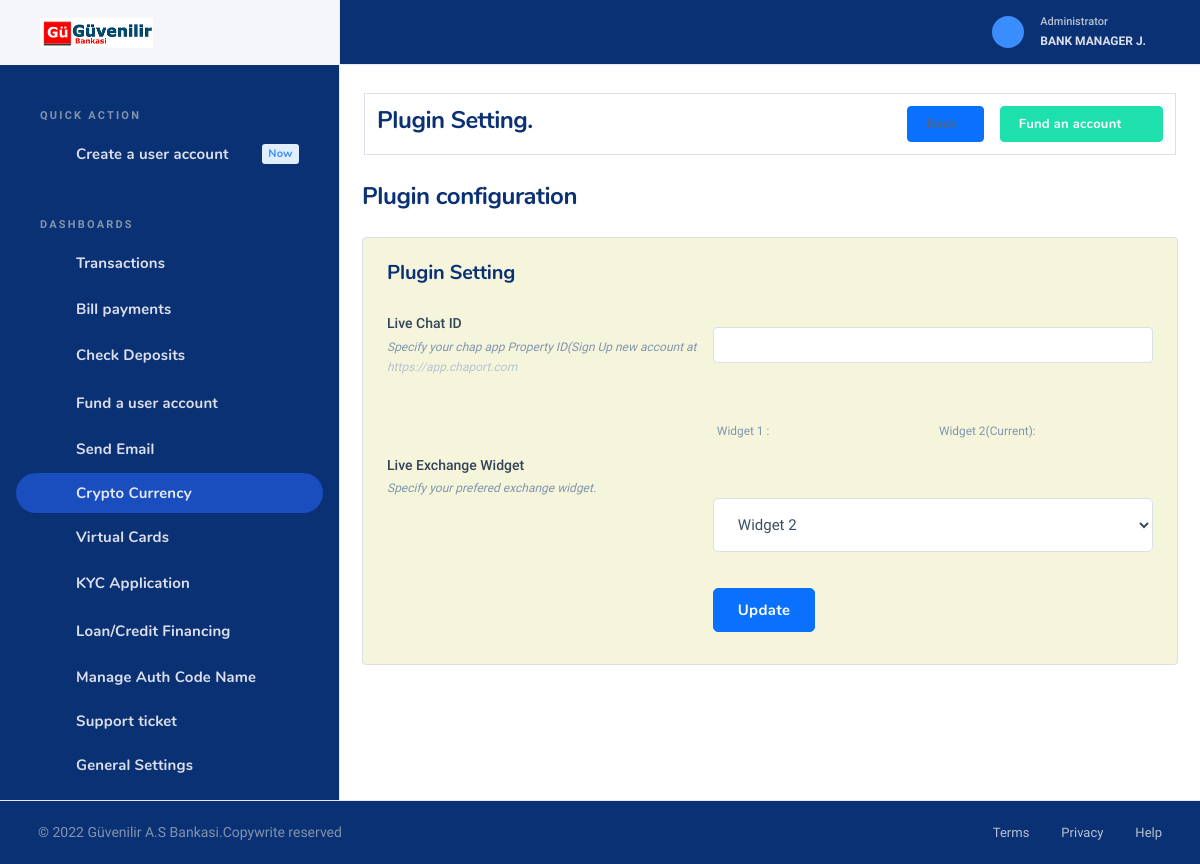
Page /admin/plugins.php (signed in) on the committed database.
### tables this page shows
CREATE TABLE `setting` (
  `id` int(11) NOT NULL,
  `name` varchar(150) NOT NULL,
  `logo` varchar(150) NOT NULL,
  `address` varchar(150) NOT NULL,
  `email` varchar(150) NOT NULL,
  `phone` varchar(150) NOT NULL,
  `favicon` varchar(150) NOT NULL,
  `tagline` varchar(150) NOT NULL,
  `register` varchar(150) NOT NULL,
  `darklogo` varchar(150) NOT NULL,
  `description` varchar(700) NOT NULL DEFAULT 'This Credit Union is federally-insured by the National Credit Union Administration. We do business in accordance with the Fair Housing Law and Equal opportunity Credit Act.',
  `seo` varchar(150) NOT NULL,
  `footerlogo` varchar(150) NOT NULL DEFAULT 'footlogo.png',
  `securityalert` varchar(150) NOT NULL,
  `stockrate` varchar(5505) NOT NULL DEFAULT '<script type="text/javascript" src="https://s3.tradingview.com/external-embedding/embed-widget-ticker-tape.js" async="">                                                                         {                                                                             "symbols"                                                                         :                                                                             [                                                                                 {                                                                                     "title": "S&P 500",                                                                                     "proName": "OANDA:SPX500USD"                                                                                 },                                                                                 {                                                                                     "title": "Nasdaq 100",                                                                                     "proName": "OANDA:NAS100USD"                                                                                 },                                                                                 {                                                                                     "title": "EUR/USD",                                                                                     "proName": "FX_IDC:EURUSD"                                                                                 },                                                                                 {                                                                                     "title": "BTC/USD",                                                                                     "proName": "BITSTAMP:BTCUSD"                                                                                 },                                                                                 {                                                                                     "title": "ETH/USD",                                                                                     "proName": "BITSTAMP:ETHUSD"                                                                                 },                                                                                 {                                                                                     "description": "AAPL",                                                                                     "proName": "NASDAQ:AAPL"                                                                                 },                                                                                 {                                                                                     "description": "MICROSOFT",                                                                                     "proName": "NASDAQ:MSFT"                                                                                 }                                                                             ],                                                                                 "colorTheme"                                                                         :                                                                             "dark",                                                                                 "isTransparent"                                                                         :                                                                             false,                                                                                 "displayMode"                                                                         :                                                                             "compact",                                                                                 "locale"                                                                         :                                                                             "en"                                                                         }                                                                     </script>',
  `stockrate2` varchar(1000) NOT NULL DEFAULT '    <iframe             src="//www.exchangerates.org.uk/widget/ER-LRTICKER.php?w=1400&amp;s=1&amp;mc=GBP&amp;mbg=F0F0F0&amp;bs=yes&amp;bc=000044&amp;f=verdana&amp;fs=10px&amp;fc=000044&amp;lc=000044&amp;lhc=FE9A00&amp;vc=FE9A00&amp;vcu=008000&amp;vcd=FF0000&amp;"             width="1400" height="30" frameborder="0" scrolling="no" marginwidth="0" marginheight="0"></iframe>',
  `stock` int(11) NOT NULL DEFAULT 1,
  `money` varchar(50) NOT NULL DEFAULT 'USD',
  `country` varchar(50) NOT NULL DEFAULT 'United States',
  `visa_picture` varchar(150) NOT NULL,
  `tawk` varchar(500) NOT NULL,
  `shortname` varchar(150) NOT NULL DEFAULT 'Rednerbank',
  `blocked_msg` varchar(500) NOT NULL DEFAULT 'Dear Customer, we have discovered suspicious activities on your account. An unauthorized IP address attempted to carry out a transaction on your account. Consequently, your account has been flagged by our risk assessment department. kindly visit our nearest branch with your identification card and utility bill to confirm your identity before it can be reactivated. For more information, kindly contact our online customer care representatives.',
  `crypto` int(11) NOT NULL DEFAULT 1,
  `blocked_title` varchar(150) NOT NULL DEFAULT 'Account Suspended',
  `imfmsg` varchar(1000) NOT NULL DEFAULT 'You need to provide your IMF code before you can continue with this transaction.<br>                                                 You visit any of our nearest branch or contact our online customer care representative, they will help you with the appropriate IMF code for this transaction.',
  `cotmsg` varchar(1000) NOT NULL DEFAULT 'You need to provide your COT code before you can continue with this transaction. You can visit any of our nearest branch or contact our online customer care representative, they will help you with the appropriate COT code for this transaction.',
  `icmsg` text DEFAULT NULL,
  `tinmsg` text DEFAULT NULL,
  `tacmsg` text DEFAULT NULL,
  `charges` varchar(11) NOT NULL DEFAULT '0.3',
  `wiremsg` varchar(500) NOT NULL,
  `localmsg` varchar(500) NOT NULL,
  `cot_imf_counter` int(11) NOT NULL DEFAULT 5,
  `cot_error` varchar(500) NOT NULL DEFAULT 'Your account have been temporarily suspended for providing the wrong COT code, We are always committed to safe guarding your funds and therefore this is the right decision we can take for now. For more information, kindly contact our live customer care representatives.',
  `imf_error` varchar(500) NOT NULL DEFAULT 'Your account have been temporarily suspended for providing the wrong IMF code, We are always committed to safe guarding your funds and therefore this is the right decision we can take for now. For more information, kindly contact our live customer care representatives.',
  `enable_cot_imf` varchar(20) NOT NULL DEFAULT 'Yes',
  `rest_msg` varchar(1000) NOT NULL DEFAULT 'Your  account was temporary restricted from carrying out transaction via our online banking channel, Kindly visit any of our nearest branch to resolve this issue. For more information, kindly contact our online customer care representative.',
  `userstac` varchar(50) NOT NULL DEFAULT '1999',
  `usersic` varchar(50) NOT NULL DEFAULT '1999',
  `userstin` varchar(50) NOT NULL DEFAULT '1999',
  `enable_tin_ic_tac` varchar(20) NOT NULL DEFAULT 'Yes',
  `enable_tac` varchar(20) NOT NULL DEFAULT 'Yes',
  `enable_ic` varchar(20) NOT NULL DEFAULT 'Yes',
  `enable_tin` varchar(20) NOT NULL DEFAULT 'Yes',
  `former` varchar(150) NOT NULL DEFAULT 'Yes',
  `bots` int(10) NOT NULL DEFAULT 1,
  `site_url` varchar(50) NOT NULL,
  `kyc` int(11) NOT NULL DEFAULT 1,
  `loan` int(11) NOT NULL DEFAULT 1,
  `visual_card` int(11) NOT NULL DEFAULT 1,
  `theme` varchar(80) NOT NULL DEFAULT 'light'
);

CREATE TABLE `users` (
  `id` int(11) NOT NULL,
  `username` varchar(150) DEFAULT NULL,
  `password` text DEFAULT NULL,
  `salt` text NOT NULL,
  `email` varchar(150) DEFAULT NULL,
  `phone` varchar(150) DEFAULT NULL,
  `firstname` varchar(150) DEFAULT NULL,
  `middlename` varchar(150) DEFAULT NULL,
  `lastname` varchar(150) DEFAULT NULL,
  `dob` varchar(150) DEFAULT NULL,
  `gender` varchar(50) DEFAULT NULL,
  `passport` varchar(150) DEFAULT NULL,
  `address` varchar(150) DEFAULT NULL,
  `state` varchar(150) DEFAULT NULL,
  `city` varchar(150) DEFAULT NULL,
  `country` varchar(150) DEFAULT NULL,
  `accountnumber` varchar(150) DEFAULT NULL,
  `accountbalance` double NOT NULL,
  `accounttype` varchar(150) DEFAULT NULL,
  `securityquestion` varchar(150) DEFAULT NULL,
  `answer` varchar(150) DEFAULT NULL,
  `ssn` int(150) DEFAULT NULL,
  `maidensname` varchar(150) DEFAULT NULL,
  `status` varchar(150) DEFAULT NULL,
  `datecreated` varchar(150) DEFAULT NULL,
  `approve` int(11) NOT NULL DEFAULT 0,
  `title` varchar(50) DEFAULT NULL,
  `dayOFBirth` varchar(50) DEFAULT NULL,
  `monthOfBirth` varchar(50) DEFAULT NULL,
  `yearOfBirth` varchar(50) DEFAULT NULL,
  `zipcode` varchar(50) DEFAULT NULL,
  `occupation` varchar(50) DEFAULT NULL,
  `income` varchar(50) DEFAULT NULL,
  `nextOfKIn` varchar(50) DEFAULT NULL,
  `secretCode` varchar(50) DEFAULT NULL,
  `nickname` varchar(50) DEFAULT NULL,
  `tfa` varchar(20) DEFAULT NULL,
  `usercurrency` varchar(50) NOT NULL DEFAULT 'USD',
  `next_address` varchar(150) DEFAULT NULL,
  `next_relationship` varchar(150) DEFAULT NULL,
  `next_age` varchar(150) DEFAULT NULL,
  `securityquestion2` varchar(150) DEFAULT NULL,
  `answer2` varchar(150) DEFAULT NULL,
  `email_verify` int(20) NOT NULL DEFAULT 0,
  `email_code` varchar(200) DEFAULT NULL,
  `cot` varchar(50) NOT NULL DEFAULT '00',
  `imf` varchar(50) NOT NULL DEFAULT '00',
  `daily_limit` varchar(120) NOT NULL DEFAULT '5000',
  `blocktransfer` int(11) NOT NULL DEFAULT 1,
  `allowtransfer` int(11) NOT NULL DEFAULT 1,
  `theme` varchar(80) NOT NULL DEFAULT 'dark'
);

### admin/plugins.php (the view, shortened to what the rows shown need)
<?php include("header.php"); ?>
<div class="nk-content">
                  <div class="nk-block nk-block-lg">
                                   <div class="card card-bordered">
                                       <div class="card-inner">
                                           <form action="#" class="gy-3">
                                                 <div class="row g-3 align-center">
                                                   <div class="col-lg-7">
                                                       <div class="form-group">
                                                           <div class="form-control-wrap">
                                                               <select type="text" class="form-control form-control-xl" id="stockrate" value="" name="stockrate">
                                                                   <?php if($stockrate == $rate1){
                                                                       echo "<option value='1' selected>Widget 1</option>";
                                                                   }else{
                                                                    echo "<option value='2' selected>Widget 2</option>";
                                                                   } ?>
                                                               </select>
                                                           </div>
                                                       </div>
                                                   </div>
                                               </div>
                                           </form>
                                       </div>
                                   </div>
                               </div>
                           </div>
                       </div>
                   </div>
<?php include("footer.php") ?>

### admin/header.php (shortened to what the rows shown need)
<?php include("../scripts/functions.php");
?>
<!DOCTYPE html>
<html lang="zxx" class="js">
 <head>
    <link rel="stylesheet" href="../scss/sweetalert.css">
    <link rel="stylesheet" href="../assets/css/dashlite.css?ver=2.4.0">
    <link id="skin-default" rel="stylesheet" href="../assets/css/theme.css?ver=2.4.0">
     <link rel="stylesheet" type="text/css" href="../assets/css/libs/fontawesome-icons.css">
     <link href="../css/toastr.css" rel="stylesheet"/>
      <link rel="stylesheet" href="https://www.jqueryscript.net/demo/jQuery-International-Telephone-Input-With-Flags-Dial-Codes/build/css/intlTelInput.css">
   </head>
<body class="nk-body bg-white has-sidebar <?php if($theme_mode == "dark"){
  echo "dark-mode";
}
?>">
    <div class="nk-app-root">
        <div class="nk-main ">
            <div class="nk-sidebar nk-sidebar-fixed " data-content="sidebarMenu">
                <div class="nk-sidebar-element nk-sidebar-head">
                    <div class="nk-sidebar-brand">
                        <a href="account_manager" class="logo-link nk-sidebar-logo">
                            <img class="logo-dark logo-img" src="../<?php echo$logo ?>" srcset="../<?php echo$logo ?> 2x" alt="logo-dark">
                        </a>
                    </div>
                </div>
            </div>
            <div class="nk-wrap ">
                <div class="nk-header nk-header-fixed is-light">
                    <div class="container-fluid">
                        <div class="nk-header-wrap">
                            <div class="nk-header-tools">
                                <ul class="nk-quick-nav">
                                    <li class="dropdown user-dropdown">
                                        <a href="#" class="dropdown-toggle" data-toggle="dropdown">
                                            <div class="user-toggle">
                                                <div class="user-info d-none d-md-block">
                                                    <div class="user-status">Administrator</div>
                                                    <div class="user-name dropdown-indicator"><?php echo "$adfirstname $admiddlename $adlastname"; ?></div>
                                                </div>
                                            </div>
                                        </a>
                                    </li>
                                </ul>
                            </div>
                        </div>
                    </div>
                </div>

### admin/footer.php (shortened to what the rows shown need)
<div class="nk-footer nk-footer-fluid">
                    <div class="container-fluid">
                        <div class="nk-footer-wrap">
                            <div class="nk-footer-copyright"> &copy; <?php echo date("Y"); ?> <?php echo $sitename ?>.<a href="#">Copywrite reserved</a>
                            </div>
                            <div class="nk-footer-links">
                                <ul class="nav nav-sm">
                                </ul>
                            </div>
                        </div>
                    </div>
                </div>
            </div>
</body>
</html>

### rows in the picture
setting: logo (picture), stockrate "Widget 2", name "Güvenilir A.S Bankasi"
users: firstname "BANK", middlename "MANAGER", lastname "J."
